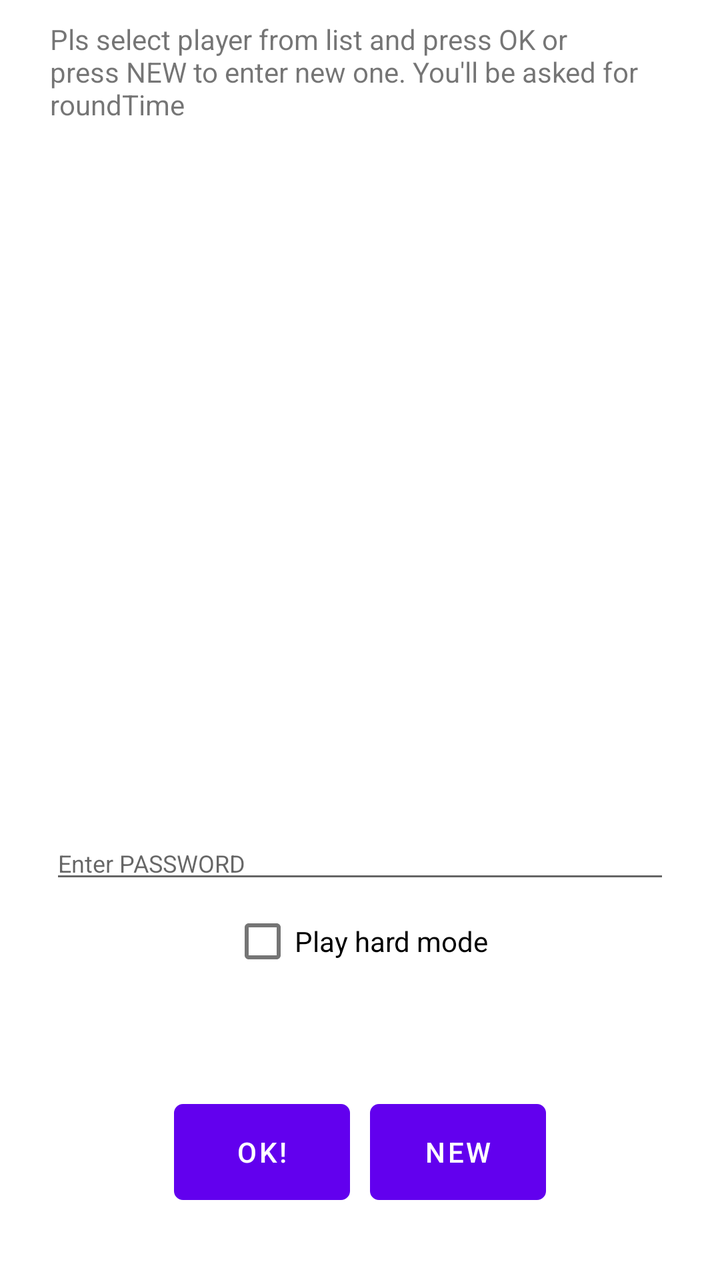
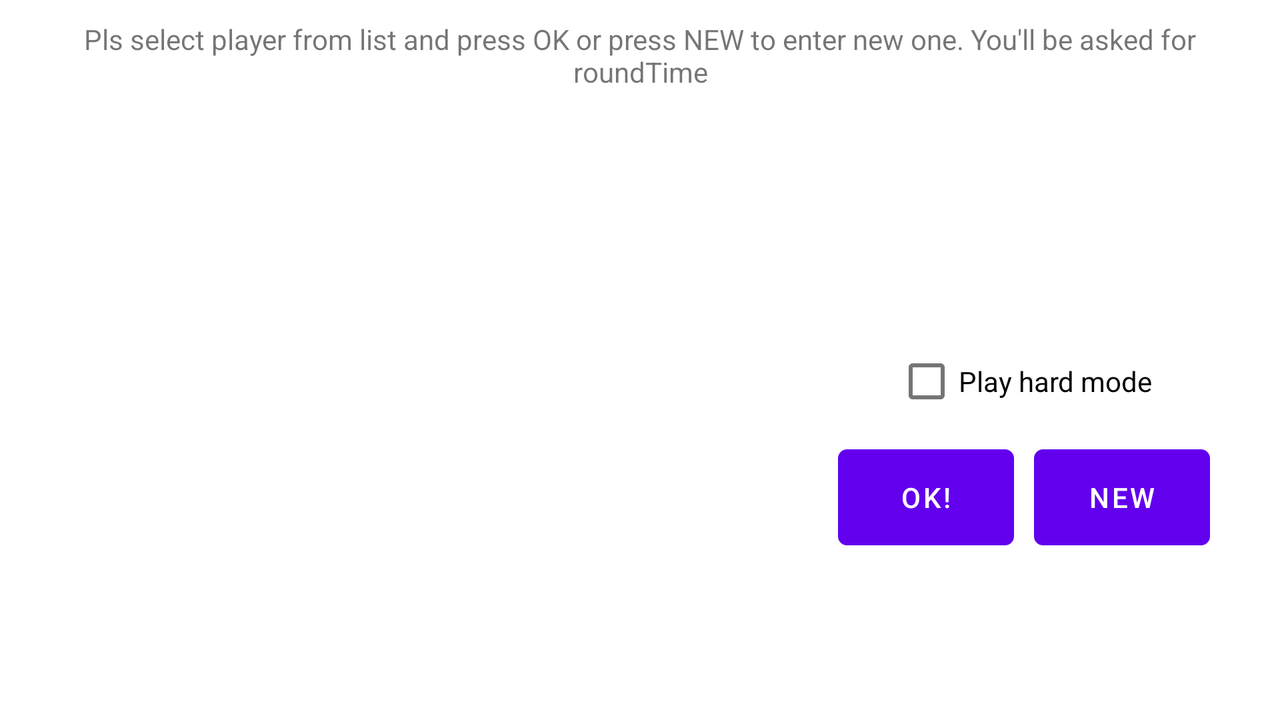

An Android layout and its configuration variant, each rendered on a device that would load it. The default file and the variant file are quoted in full after the pictures.
<!-- AndroidManifest.xml: application theme AppTheme -->
<!-- res/layout/fragment_login.xml -->
<LinearLayout xmlns:android="http://schemas.android.com/apk/res/android"
    xmlns:tools="http://schemas.android.com/tools"
    android:layout_width="match_parent"
    android:layout_height="match_parent"
    android:gravity="center"
    android:orientation="vertical"
    tools:context="org.home.d2e.numbersprinter.LoginFragment">

    

    <LinearLayout
        android:orientation="vertical"
        android:layout_width="match_parent"
        android:layout_height="match_parent"
        android:layout_weight="1">

        <TextView
            android:id="@+id/tvSelectPlayer"
            android:layout_width="match_parent"
            android:layout_height="wrap_content"
            android:layout_marginLeft="25dp"
            android:layout_marginRight="25dp"
            android:layout_marginTop="10dp"
            android:text="@string/tPlsSelectPlayer"
            android:textAppearance="?android:attr/textAppearanceSmall" />

        <ListView
            android:id="@+id/lvPlayers"
            android:layout_width="match_parent"
            android:layout_height="match_parent"
            android:layout_gravity="center_horizontal"
            android:layout_marginLeft="25dp"
            android:layout_marginRight="25dp"
            android:layout_marginTop="10dp"
            android:layout_marginBottom="10dp" />
    </LinearLayout>

    <LinearLayout
        android:orientation="vertical"
        android:layout_width="match_parent"
        android:layout_height="match_parent"
        android:layout_weight="2">

        <TextView
            android:layout_width="match_parent"
            android:layout_height="wrap_content"
            android:textAppearance="?android:attr/textAppearanceMedium"
            android:id="@+id/tvSelectedPlayer"
            android:layout_marginLeft="30dp"
            android:layout_marginRight="30dp" />

        <EditText
            android:layout_width="match_parent"
            android:layout_height="wrap_content"
            android:inputType="textPassword"
            android:ems="10"
            android:id="@+id/etPass"
            android:layout_gravity="center_horizontal"
            android:hint="@string/tEnterPassword"
            android:layout_marginLeft="25dp"
            android:layout_marginRight="25dp"
            android:textSize="12sp"
            android:textIsSelectable="false"
            android:layout_marginTop="5dp" />

        <CheckBox
            android:layout_width="wrap_content"
            android:layout_height="wrap_content"
            android:text="@string/tHardMode"
            android:id="@+id/cbHard"
            android:layout_gravity="center_horizontal"
            android:checked="false" />
    </LinearLayout>

    <LinearLayout
        android:orientation="horizontal"
        android:layout_width="match_parent"
        android:layout_height="match_parent"
        android:id="@+id/login_buttons"
        android:layout_weight="2"
        android:gravity="center">

        <Button
            android:layout_width="wrap_content"
            android:layout_height="wrap_content"
            android:text="@string/tOK"
            android:background="@drawable/button_design"
            android:id="@+id/btnPlayerOK"
            android:layout_marginRight="10dp" />

        <Button
            android:layout_width="wrap_content"
            android:layout_height="wrap_content"
            android:text="@string/btnNewPlr"
            android:id="@+id/btnPlayerNew"
            android:clickable="false"
            android:background="@drawable/button_design"
            android:elegantTextHeight="false"
            android:enabled="true" />

    </LinearLayout>


</LinearLayout>
<!-- resources referenced by this layout -->
<resources>
  <!-- drawable button_design (drawable) -->
  <?xml version="1.0" encoding="utf-8"?>
  <selector xmlns:android="http://schemas.android.com/apk/res/android"
  >
      <item android:state_pressed="true">
          <shape android:shape="rectangle">
              <stroke android:width="1dp"
                  android:color="#6464f0"/>
              <solid android:color="#6464f0"/>
              <corners android:radius="4dp"/>
          </shape>
      </item>
      <item>
          <shape android:shape="rectangle">
              <stroke android:width="1dp"
                  android:color="#6464f0"/>
  
              <corners android:radius="4dp"/>
          </shape>>
      </item>>
  </selector>
  <string name="btnNewPlr">New</string>
  <string name="tEnterPassword">Enter PASSWORD</string>
  <string name="tHardMode">Play hard mode</string>
  <string name="tOK">OK!</string>
  <string name="tPlsSelectPlayer">Pls select player from list and press OK or press NEW to enter new one. You\'ll be asked for roundTime</string>
</resources>
<!-- res/layout-land/fragment_login.xml (the repository's variant of the layout above) -->
<!-- drawn on the phone turned sideways -->
<LinearLayout xmlns:android="http://schemas.android.com/apk/res/android"
    xmlns:tools="http://schemas.android.com/tools"
    android:layout_width="match_parent"
    android:layout_height="match_parent"
    android:gravity="center"
    android:orientation="vertical"
    tools:context="io.github.d2edev.numbersprinter.LoginFragment">

    

    <TextView
        android:id="@+id/tvSelectPlayer"
        android:layout_width="match_parent"
        android:layout_height="wrap_content"
        android:text="@string/tPlsSelectPlayer"
        android:textAppearance="?android:attr/textAppearanceSmall"
        android:gravity="center"
        android:layout_marginTop="10dp"
        android:layout_marginLeft="20dp"
        android:layout_marginRight="20dp" />

    <LinearLayout
        android:orientation="horizontal"
        android:layout_width="match_parent"
        android:baselineAligned="false"
        android:layout_height="match_parent">

        <LinearLayout
            android:orientation="vertical"
            android:layout_width="match_parent"
            android:layout_height="match_parent"
            android:layout_weight="2">

            <ListView
                android:id="@+id/lvPlayers"
                android:layout_width="match_parent"
                android:layout_height="wrap_content"
                android:layout_gravity="center_horizontal"
                android:layout_weight="2"
                android:layout_margin="16dp" />
        </LinearLayout>

        <LinearLayout
            android:orientation="vertical"
            android:layout_width="match_parent"
            android:layout_height="match_parent"
            android:layout_weight="3"
            android:gravity="center_vertical">

            <TextView
                android:layout_width="match_parent"
                android:layout_height="wrap_content"
                android:textAppearance="?android:attr/textAppearanceMedium"
                android:id="@+id/tvSelectedPlayer"
                android:layout_marginLeft="10dp"
                android:layout_marginRight="10dp"
                android:gravity="center" />

            <CheckBox
                android:layout_width="wrap_content"
                android:layout_height="wrap_content"
                android:text="@string/tHardMode"
                android:id="@+id/cbHard"
                android:layout_gravity="center_horizontal"
                android:checked="false"
                android:layout_marginTop="10dp" />

            <LinearLayout
                android:orientation="horizontal"
                android:layout_width="wrap_content"
                android:layout_height="wrap_content"
                android:id="@+id/login_buttons"
                android:layout_gravity="center"
                android:layout_marginTop="10dp">

                <Button
                    android:layout_width="wrap_content"
                    android:layout_height="wrap_content"
                    android:text="@string/tOK"
                    android:background="@drawable/button_design"
                    android:id="@+id/btnPlayerOK"
                    android:layout_marginRight="10dp" />

                <Button
                    android:layout_width="wrap_content"
                    android:layout_height="wrap_content"
                    android:text="@string/btnNewPlr"
                    android:id="@+id/btnPlayerNew"
                    android:clickable="false"
                    android:elegantTextHeight="false"
                    android:background="@drawable/button_design"
                    android:enabled="true" />

            </LinearLayout>
        </LinearLayout>
    </LinearLayout>


</LinearLayout>
<!-- resources referenced by the variant -->
<!-- as the phone turned sideways resolves them -->
<resources>
  <!-- drawable button_design (drawable) -->
  <?xml version="1.0" encoding="utf-8"?>
  <selector xmlns:android="http://schemas.android.com/apk/res/android"
  >
      <item android:state_pressed="true">
          <shape android:shape="rectangle">
              <stroke android:width="1dp"
                  android:color="#6464f0"/>
              <solid android:color="#6464f0"/>
              <corners android:radius="4dp"/>
          </shape>
      </item>
      <item>
          <shape android:shape="rectangle">
              <stroke android:width="1dp"
                  android:color="#6464f0"/>
  
              <corners android:radius="4dp"/>
          </shape>>
      </item>>
  </selector>
  <string name="btnNewPlr">New</string>
  <string name="tHardMode">Play hard mode</string>
  <string name="tOK">OK!</string>
  <string name="tPlsSelectPlayer">Pls select player from list and press OK or press NEW to enter new one. You\'ll be asked for roundTime</string>
</resources>
